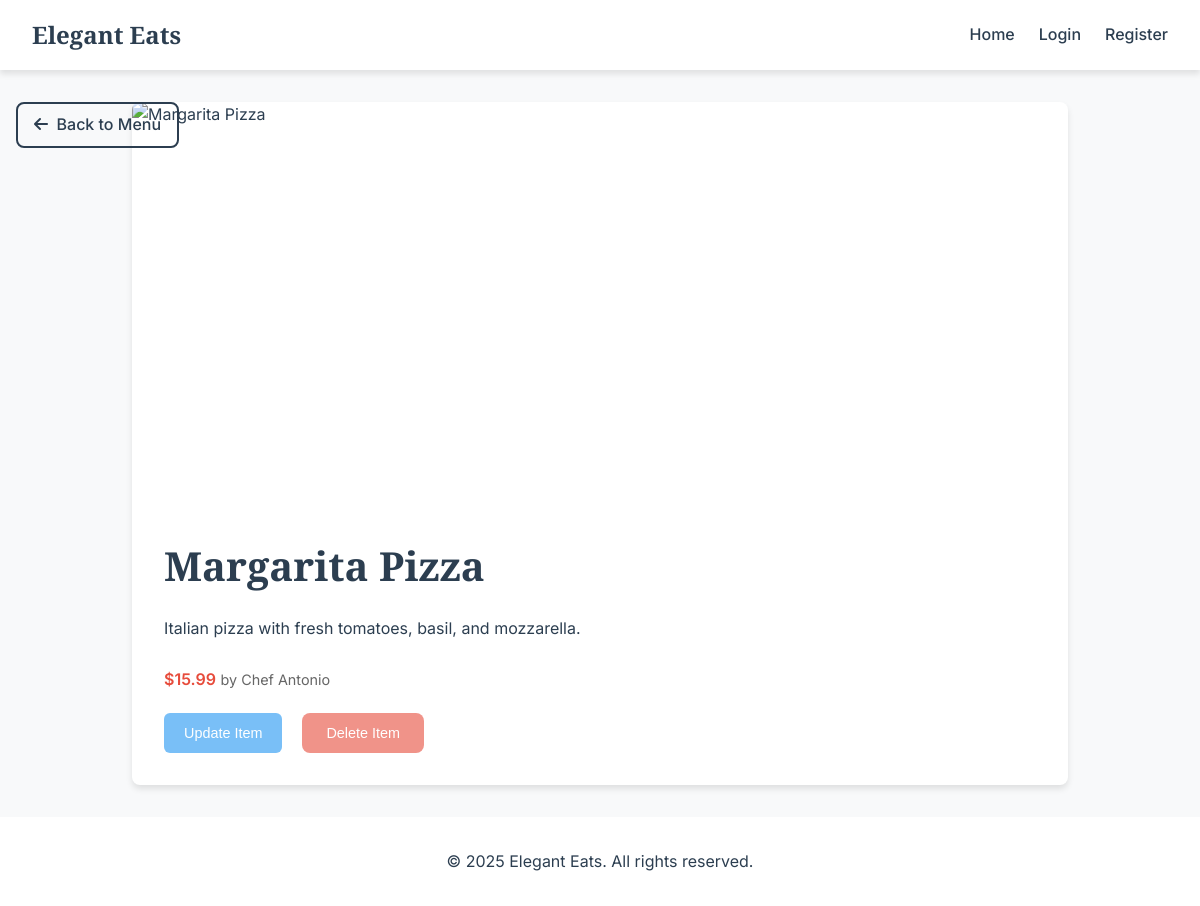
Before: /4/ with the older database file.
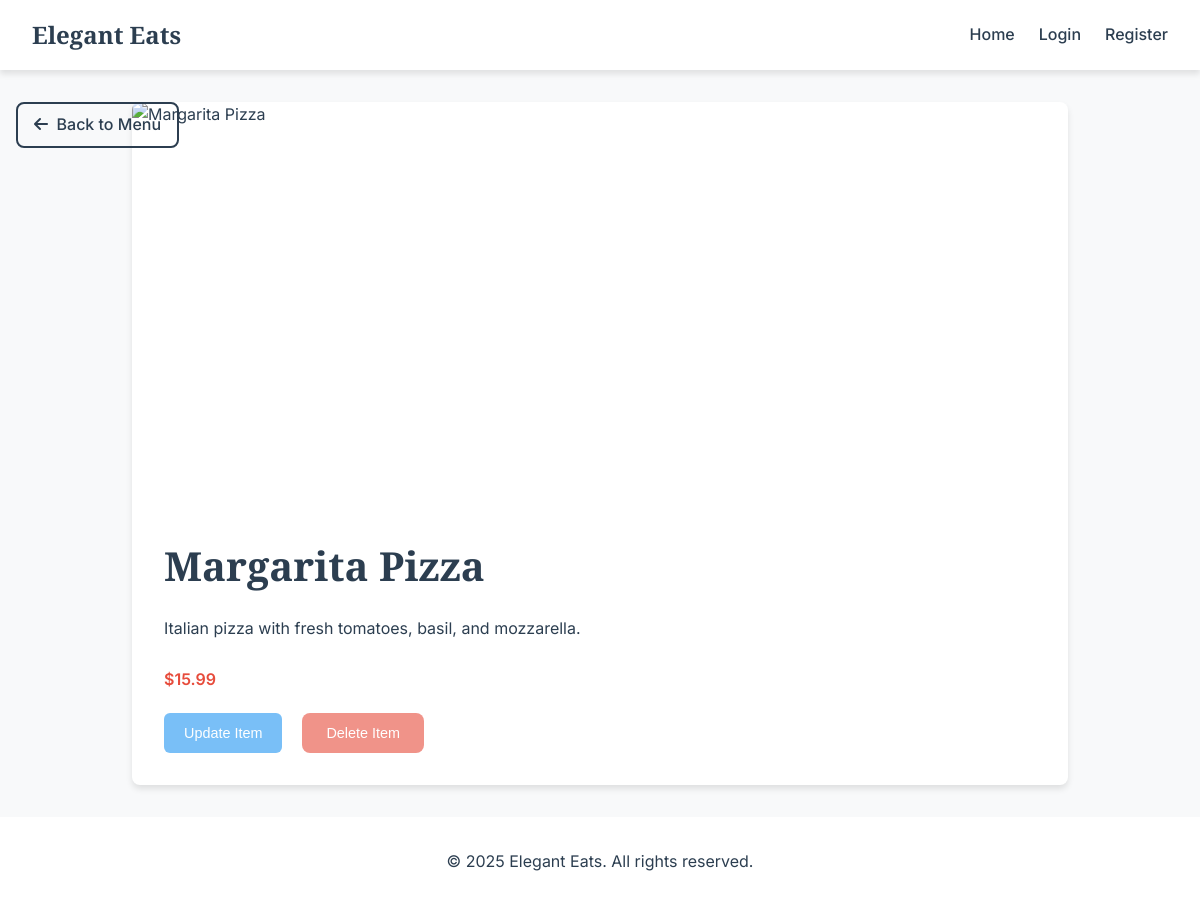
After: the same page with the newer database file.
### menu/models.py (models this page shows, shortened)
class FoodItem(models.Model):
    name = models.CharField(max_length=100)
    description = models.CharField(max_length=200)
    price = models.DecimalField(max_digits=5, decimal_places=2)
    image_url = models.URLField(
        blank=True,
        default="https://t3.ftcdn.net/jpg/02/48/42/64/360_F_248426448_NVKLywWqArG2ADUxDq6QprtIzsF82dMF.jpg",
    )
    chef = models.CharField(max_length=100, blank=True, null=True)

### menu/views.py (the view)
# urls.py: path('<int:item_id>/', views.menu_item_detail, name='menu_item_detail'),
def menu_item_detail(request, item_id):
    try:
        item = FoodItem.objects.get(pk=item_id)
        return render(request, 'menu/menu_item_detail.html', {'item': item})
    except FoodItem.DoesNotExist:
        return HttpResponse("Failed: Item not found")

### menu/templates/menu/menu_item_detail.html
{% extends 'base.html'%}
{% block content %}
<a href="{% url 'menu:menu_list' %}" class="btn-back">
    <i class="fas fa-arrow-left"></i>&nbsp;&nbsp;Back to Menu
</a>
<main class="item-details-container">
    <article class="item-details">
        <div class="item-image">
            <img src="{{ item.image_url }}" alt="{{ item.name }}">
        </div>
        <div class="item-content">
            <h1>{{ item.name }}</h1>
            <p class="item-description">{{ item.description }}</p>
            <div class="item-meta">
                <span class="price">${{ item.price }}</span>
                {% if item.chef %}
                <span class="chef">by {{ item.chef }}</span>
                {% endif %}
            </div>
            <div class="item-actions">
                {% if user.is_authenticated %}
                    <a class="btn-update">Update Item</a>
                    <a class="btn-delete">Delete Item</a>
                {% else %}
                    <button class="btn-update disabled" data-tooltip="Please login to update items" disabled>Update Item</button>
                    <button class="btn-delete disabled" data-tooltip="Please login to delete items" disabled>Delete Item</button>
                {% endif %}
            </div>
        </div>
    </article>
</main>
{% endblock %}

### menu/templates/base.html (shortened to what this page needs)
{% load static %}
<!DOCTYPE html>
<html lang="en">
<head>
    <link rel="stylesheet" href="https://cdnjs.cloudflare.com/ajax/libs/font-awesome/6.7.2/css/all.min.css" />
    <link rel="stylesheet" href="{% static 'menu/css/style.css' %}">
</head>
<body>
    <nav class="navbar">
        <div class="nav-brand">Elegant Eats</div>
        <div class="nav-links">
            {% with request.resolver_match.view_name as current_view %}
            <a href="{% url 'menu:menu_list' %}" class="{% if current_view == 'menu:menu_list' %}active{% endif %}">Home</a>
            <a href="#">Login</a>
            <a href="#">Register</a>
            {% endwith %}
        </div>
    </nav>
    {% block content %}
    {% endblock %}
    <footer>
        <p>&copy; {% now "Y" %} Elegant Eats. All rights reserved.</p>
    </footer>
</body>
</html>

### menu/static/menu/css/style.css (style rules this page uses)
:root { --primary-color: #2c3e50; --secondary-color: #e74c3c; --accent-color: #3498db; --text-color: #2c3e50; --background-color: #f8f9fa; --card-background: #ffffff; --border-radius: 8px; --transition-speed: 0.3s; --shadow: 0 4px 6px rgba(0, 0, 0, 0.1); --success-color: #2ecc71; }
* { margin: 0; padding: 0; box-sizing: border-box; }
body { font-family: 'Inter', sans-serif; line-height: 1.6; color: var(--text-color); background-color: var(--background-color); }
h1, h2, h3 { font-family: 'Playfair Display', serif; color: var(--primary-color); }
.navbar { background-color: var(--card-background); padding: 1rem 2rem; box-shadow: var(--shadow); display: flex; justify-content: space-between; align-items: center; position: sticky; top: 0; z-index: 1000; }
.nav-brand { font-family: 'Playfair Display', serif; font-size: 1.5rem; font-weight: 700; color: var(--primary-color); }
.nav-links { display: flex; gap: 1.5rem; align-items: center; }
.nav-links a { text-decoration: none; color: var(--text-color); font-weight: 500; transition: color var(--transition-speed); }
.price { font-weight: 600; color: var(--secondary-color); }
.btn-delete { background-color: var(--secondary-color); color: white; padding: 0.75rem 1.5rem; border: none; border-radius: var(--border-radius); font-weight: 500; cursor: pointer; transition: all var(--transition-speed); text-decoration: none; display: inline-block; text-align: center; width: fit-content; font-size: 0.9rem; }
.btn-back { text-decoration: none; color: var(--primary-color); font-weight: 500; font-size: 1rem; background: none; border: 2px solid var(--primary-color); padding: 0.5rem 1rem; border-radius: var(--border-radius); cursor: pointer; transition: all var(--transition-speed); width: fit-content; position: fixed; margin-top: 2rem; margin-left: 1rem; }
.btn-update { background-color: #2196F3; color: white; padding: 10px 20px; border: none; border-radius: 6px; cursor: pointer; text-decoration: none; display: inline-block; margin-right: 10px; transition: background-color 0.3s; font-size: 0.9rem; }
.disabled { opacity: 0.6; cursor: not-allowed; }
.item-actions { margin-top: 20px; display: flex; gap: 10px; }
.item-details-container { max-width: 1000px; margin: 2rem auto; padding: 0 2rem; }
.item-details { background: var(--card-background); border-radius: var(--border-radius); overflow: hidden; box-shadow: var(--shadow); }
.item-details .item-image { height: 400px; }
.item-details .item-image img { width: 100%; height: 100%; object-fit: cover; }
.item-details .item-content { padding: 2rem; }
.item-details h1 { font-size: 2.5rem; margin-bottom: 1rem; }
.item-description { margin-bottom: 1.5rem; line-height: 1.8; }
footer { text-align: center; padding: 2rem; background-color: var(--card-background); margin-top: 2rem; }
.menu-item, .auth-form, .item-details, .btn-back { animation: fadeIn 0.5s ease-out; }

Changed rows visible on the page:
changed FoodItem "Margarita Pizza": chef "Chef Antonio" → (not shown)
Other visible differences:
text no longer shown: "by"
